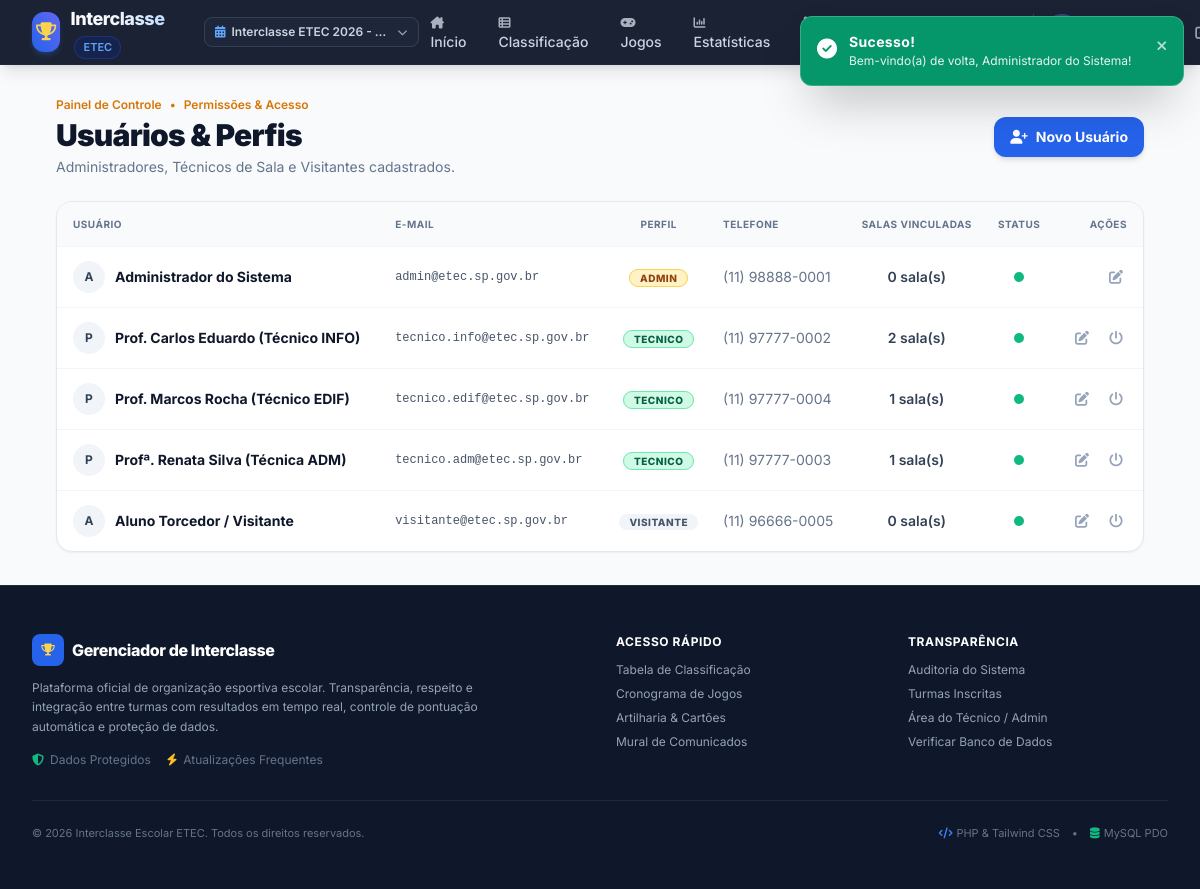
Page /views/admin_usuarios.php (signed in) on the committed database.
### tables this page shows
CREATE TABLE `edicoes` (
    `id` INT AUTO_INCREMENT PRIMARY KEY,
    `nome` VARCHAR(100) NOT NULL COMMENT 'Nome oficial da edição, ex: Interclasse ETEC 2026',
    `ano` INT NOT NULL COMMENT 'Ano letivo do evento',
    `status` ENUM('planejamento', 'em_andamento', 'finalizado') NOT NULL DEFAULT 'em_andamento',
    `ativa` TINYINT(1) NOT NULL DEFAULT 0 COMMENT '1 se for a edição selecionada por padrão',
    `criado_em` DATETIME NOT NULL DEFAULT CURRENT_TIMESTAMP
);

CREATE TABLE `usuarios` (
    `id` INT AUTO_INCREMENT PRIMARY KEY,
    `nome` VARCHAR(100) NOT NULL,
    `email` VARCHAR(120) NOT NULL UNIQUE,
    `senha` VARCHAR(255) NOT NULL COMMENT 'Hash seguro bcrypt',
    `perfil` ENUM('admin', 'tecnico', 'visitante') NOT NULL DEFAULT 'visitante',
    `telefone` VARCHAR(25) NULL,
    `ativo` TINYINT(1) NOT NULL DEFAULT 1,
    `criado_em` DATETIME NOT NULL DEFAULT CURRENT_TIMESTAMP
);

### includes/auth.php (called while the page is built, shortened)
<?php
function is_logged_in(): bool {
    return isset($_SESSION['usuario_id']) && !empty($_SESSION['usuario_id']);
}
function get_logged_user(): ?array {
    return [
        'id'       => $_SESSION['usuario_id'],
        'nome'     => $_SESSION['usuario_nome'] ?? 'Usuário',
        'email'    => $_SESSION['usuario_email'] ?? '',
        'perfil'   => $_SESSION['usuario_perfil'] ?? 'visitante',
        'telefone' => $_SESSION['usuario_telefone'] ?? ''
    ];
}
function get_active_edicao(PDO $pdo): array {
    if (isset($_SESSION['edicao_ativa_id'])) {
        $stmt = $pdo->prepare("SELECT * FROM edicoes WHERE id = :id LIMIT 1");
        $stmt->execute([':id' => $_SESSION['edicao_ativa_id']]);
        $edicao = $stmt->fetch();
        if ($edicao) {
            return $edicao;
        }
    }
    return [
        'id'     => 1,
        'nome'   => 'Interclasse Geral',
        'ano'    => (int)date('Y'),
        'status' => 'em_andamento',
        'ativa'  => 1
    ];
}

### views/admin_usuarios.php (the view, shortened to what this page needs)
<?php
require_once __DIR__ . '/../bd.php';
require_once __DIR__ . '/../includes/auth.php';
require_once __DIR__ . '/../includes/header.php';
require_once __DIR__ . '/../includes/navbar.php';
$stmt = $pdo->query("
    SELECT u.*,
           (SELECT COUNT(*) FROM turmas WHERE tecnico_id = u.id) AS total_turmas_tecnico
    FROM usuarios u
    ORDER BY u.perfil ASC, u.nome ASC
");
$usuarios = $stmt->fetchAll();
?>
<main class="flex-1 max-w-6xl w-full mx-auto px-4 sm:px-6 lg:px-8 py-8">
    <div class="flex flex-col sm:flex-row sm:items-center justify-between gap-4 mb-6">
        <div>
            <div class="flex items-center gap-2 text-xs font-semibold text-amber-600 mb-1">
                <span>Painel de Controle</span>
                <span>•</span>
                <span>Permissões & Acesso</span>
            </div>
            <h1 class="text-2xl sm:text-3xl font-black text-slate-900 tracking-tight">
                Usuários & Perfis
            </h1>
            <p class="text-slate-500 text-xs sm:text-sm mt-1">
                Administradores, Técnicos de Sala e Visitantes cadastrados.
            </p>
        </div>
        <button type="button" onclick="abrirModalNovoUsuario()" class="w-full sm:w-auto px-4 py-2.5 bg-blue-600 hover:bg-blue-700 text-white text-xs sm:text-sm font-bold rounded-xl transition shadow-md flex items-center justify-center gap-2">
            <i class="fa-solid fa-user-plus"></i>
            <span>Novo Usuário</span>
        </button>
    </div>
    <div class="bg-white rounded-2xl border border-slate-200 shadow-sm overflow-hidden">
        <div class="overflow-x-auto">
            <table class="w-full text-left border-collapse text-xs sm:text-sm">
                <thead>
                    <tr class="bg-slate-50 text-slate-500 uppercase font-black text-[10px] tracking-wider border-b border-slate-100">
                        <th class="py-3 px-4">Usuário</th>
                        <th class="py-3 px-3">E-mail</th>
                        <th class="py-3 px-3 text-center">Perfil</th>
                        <th class="py-3 px-3">Telefone</th>
                        <th class="py-3 px-3 text-center">Salas Vinculadas</th>
                        <th class="py-3 px-3 text-center">Status</th>
                        <th class="py-3 px-4 text-right">Ações</th>
                    </tr>
                </thead>
                <tbody class="divide-y divide-slate-100">
                    <?php foreach ($usuarios as $u): ?>
                        <tr class="hover:bg-slate-50/70 transition">
                            <td class="py-3.5 px-4 font-bold text-slate-900 flex items-center gap-2.5">
                                <div class="w-8 h-8 rounded-full bg-slate-100 text-slate-700 font-bold flex items-center justify-center text-xs">
                                    <?= strtoupper(substr($u['nome'], 0, 1)) ?>
                                </div>
                                <span><?= htmlspecialchars($u['nome']) ?></span>
                            </td>
                            <td class="py-3.5 px-3 text-slate-600 font-mono text-xs">
                                <?= htmlspecialchars($u['email']) ?>
                            </td>
                            <td class="py-3.5 px-3 text-center">
                                <span class="px-2.5 py-0.5 rounded-full text-[10px] font-extrabold uppercase tracking-wider <?= match($u['perfil']) {
                                    'admin' => 'bg-amber-100 text-amber-800 border border-amber-300',
                                    'tecnico' => 'bg-emerald-100 text-emerald-800 border border-emerald-300',
                                    default => 'bg-slate-100 text-slate-600'
                                } ?>">
                                    <?= htmlspecialchars($u['perfil']) ?>
                                </span>
                            </td>
                            <td class="py-3.5 px-3 text-slate-500">
                                <?= htmlspecialchars($u['telefone'] ?: '-') ?>
                            </td>
                            <td class="py-3.5 px-3 text-center text-slate-700 font-semibold">
                                <?= $u['total_turmas_tecnico'] ?> sala(s)
                            </td>
                            <td class="py-3.5 px-3 text-center">
                                <span class="w-2.5 h-2.5 rounded-full inline-block <?= $u['ativo'] ? 'bg-emerald-500' : 'bg-rose-500' ?>" title="<?= $u['ativo'] ? 'Ativo' : 'Inativo' ?>"></span>
                            </td>
                            <td class="py-3.5 px-4 text-right space-x-2">
                                <button type="button" onclick="abrirModalEditarUsuario(<?= htmlspecialchars(json_encode($u)) ?>)" class="text-slate-400 hover:text-blue-600 transition p-1" title="Editar">
                                    <i class="fa-solid fa-pen-to-square"></i>
                                </button>
                                <?php if ($u['id'] !== (int)$_SESSION['usuario_id']): ?>
                                    <a href="../actions/admin_usuarios_action.php?action=toggle_status&id=<?= $u['id'] ?>" data-confirm="Deseja alterar o status (ativo/inativo) deste usuário?" data-title="Alterar Status" class="text-slate-400 hover:text-amber-600 transition p-1" title="Ativar/Desativar">
                                        <i class="fa-solid fa-power-off"></i>
                                    </a>
                                <?php endif; ?>
                            </td>
                        </tr>
                    <?php endforeach; ?>
                </tbody>
            </table>
        </div>
    </div>
</main>
<?php require_once __DIR__ . '/../includes/footer.php'; ?>

### includes/navbar.php (shortened to what this page needs)
<?php
require_once __DIR__ . '/../bd.php';
require_once __DIR__ . '/auth.php';
$usuario = get_logged_user();
$edicaoAtiva = get_active_edicao($pdo);
$currentUri = basename($_SERVER['SCRIPT_NAME'] ?? '');
?>
<nav class="sticky top-0 z-40 bg-slate-900 border-b border-slate-800 text-white shadow-lg backdrop-blur-md bg-opacity-95">
    <div class="max-w-7xl mx-auto px-4 sm:px-6 lg:px-8">
        <div class="flex items-center justify-between h-16">
            <div class="flex items-center gap-3">
                <a href="index.php" class="flex items-center gap-2.5 group">
                    <div class="w-10 h-10 rounded-xl bg-gradient-to-tr from-blue-600 to-indigo-500 flex items-center justify-center text-white shadow-md shadow-blue-500/20 group-hover:scale-105 transition transform">
                        <i class="fa-solid fa-trophy text-lg text-amber-300"></i>
                    </div>
                    <div>
                        <span class="font-extrabold text-lg tracking-tight bg-gradient-to-r from-white via-slate-100 to-blue-200 bg-clip-text text-transparent">
                        </span>
                        <span class="hidden sm:inline-block text-[11px] font-semibold text-blue-400 bg-blue-950/80 px-2 py-0.5 rounded-full ml-1 border border-blue-800/50">
                            ETEC
                        </span>
                    </div>
                </a>
                <div class="relative ml-2 sm:ml-4">
                    <button type="button" id="edicao-dropdown-btn" class="flex items-center gap-1.5 text-xs font-medium text-slate-300 bg-slate-800/80 hover:bg-slate-700/80 hover:text-white px-2.5 py-1.5 rounded-lg border border-slate-700 transition">
                        <i class="fa-solid fa-calendar-days text-blue-400"></i>
                        <span class="truncate max-w-[110px] sm:max-w-[160px] font-semibold">
                            <?= htmlspecialchars($edicaoAtiva['nome'] ?? 'Edição') ?>
                        </span>
                        <i class="fa-solid fa-chevron-down text-[10px] text-slate-400"></i>
                    </button>
                </div>
            </div>
            <div class="hidden md:flex items-center gap-1 lg:gap-2">
                <a href="index.php" class="px-3 py-2 rounded-lg text-sm font-medium transition <?= $currentUri === 'index.php' ? 'bg-blue-600 text-white shadow-sm' : 'text-slate-300 hover:bg-slate-800 hover:text-white' ?>">
                    <i class="fa-solid fa-house-chimney text-xs mr-1.5 opacity-80"></i>Início
                </a>
                <a href="classificacao.php" class="px-3 py-2 rounded-lg text-sm font-medium transition <?= $currentUri === 'classificacao.php' ? 'bg-blue-600 text-white shadow-sm' : 'text-slate-300 hover:bg-slate-800 hover:text-white' ?>">
                    <i class="fa-solid fa-table-list text-xs mr-1.5 opacity-80"></i>Classificação
                </a>
                <a href="jogos.php" class="px-3 py-2 rounded-lg text-sm font-medium transition <?= in_array($currentUri, ['jogos.php', 'partidas.php']) ? 'bg-blue-600 text-white shadow-sm' : 'text-slate-300 hover:bg-slate-800 hover:text-white' ?>">
                    <i class="fa-solid fa-gamepad text-xs mr-1.5 opacity-80"></i>Jogos
                </a>
                <a href="estatisticas.php" class="px-3 py-2 rounded-lg text-sm font-medium transition <?= $currentUri === 'estatisticas.php' ? 'bg-blue-600 text-white shadow-sm' : 'text-slate-300 hover:bg-slate-800 hover:text-white' ?>">
                    <i class="fa-solid fa-chart-column text-xs mr-1.5 opacity-80"></i>Estatísticas
                </a>
                <a href="turmas.php" class="px-3 py-2 rounded-lg text-sm font-medium transition <?= in_array($currentUri, ['turmas.php', 'turma_detalhes.php']) ? 'bg-blue-600 text-white shadow-sm' : 'text-slate-300 hover:bg-slate-800 hover:text-white' ?>">
                </a>
                <a href="comunicados.php" class="relative px-3 py-2 rounded-lg text-sm font-medium transition <?= $currentUri === 'comunicados.php' ? 'bg-blue-600 text-white shadow-sm' : 'text-slate-300 hover:bg-slate-800 hover:text-white' ?>">
                </a>
                <a href="historico_logs.php" class="px-3 py-2 rounded-lg text-sm font-medium transition <?= $currentUri === 'historico_logs.php' ? 'bg-blue-600 text-white shadow-sm' : 'text-slate-300 hover:bg-slate-800 hover:text-white' ?>" title="Auditoria e Histórico">
                </a>
            </div>
            <div class="hidden md:flex items-center gap-3">
                <?php if ($usuario): ?>
                    <div class="flex items-center gap-2.5 pl-3 border-l border-slate-700">
                        <div class="w-8 h-8 rounded-full bg-gradient-to-tr from-blue-500 to-indigo-600 flex items-center justify-center text-white font-bold text-xs ring-2 ring-blue-400/30">
                        </div>
                        <div class="text-left text-xs">
                            <p class="font-bold text-slate-200 truncate max-w-[120px] leading-tight">
                            </p>
                            <span class="inline-block uppercase tracking-wider text-[9px] font-extrabold px-1.5 py-0.5 rounded <?= match($usuario['perfil']) {
                                'admin' => 'bg-amber-500/20 text-amber-300 border border-amber-500/30',
                                'tecnico' => 'bg-emerald-500/20 text-emerald-300 border border-emerald-500/30',
                                default => 'bg-slate-700 text-slate-300'
                            } ?>">
                            </span>
                        </div>
                        <a href="actions/auth_action.php?action=logout" class="ml-2 text-slate-400 hover:text-rose-400 transition p-1.5 rounded-lg hover:bg-slate-800" title="Sair do Sistema">
                            <i class="fa-solid fa-arrow-right-from-bracket text-sm"></i>
                        </a>
                    </div>
                <?php endif; ?>
            </div>
        </div>
    </div>
</nav>

### includes/header.php (style rules this page uses)
html { scroll-behavior: smooth; }
* { -webkit-tap-highlight-color: transparent; }

### rows in the picture
edicoes: nome "Interclasse ETEC 2026 -…"
usuarios: nome "A", nome "Administrador do Sistema", email "admin@etec.sp.gov.br", perfil "ADMIN", telefone "(11) 98888-0001", total_turmas_tecnico "0", ativo 1 (drawn)
usuarios: nome "P", nome "Prof. Carlos Eduardo (Técnico INFO)", email "tecnico.info@etec.sp.gov.br", perfil "TECNICO", telefone "(11) 97777-0002", total_turmas_tecnico "2", ativo 1 (drawn)
usuarios: nome "P", nome "Prof. Marcos Rocha (Técnico EDIF)", email "tecnico.edif@etec.sp.gov.br", perfil "TECNICO", telefone "(11) 97777-0004", total_turmas_tecnico "1", ativo 1 (drawn)
usuarios: nome "P", nome "Profª. Renata Silva (Técnica ADM)", email "tecnico.adm@etec.sp.gov.br", perfil "TECNICO", telefone "(11) 97777-0003", total_turmas_tecnico "1", ativo 1 (drawn)
usuarios: nome "A", nome "Aluno Torcedor / Visitante", email "visitante@etec.sp.gov.br", perfil "VISITANTE", telefone "(11) 96666-0005", total_turmas_tecnico "0", ativo 1 (drawn)
